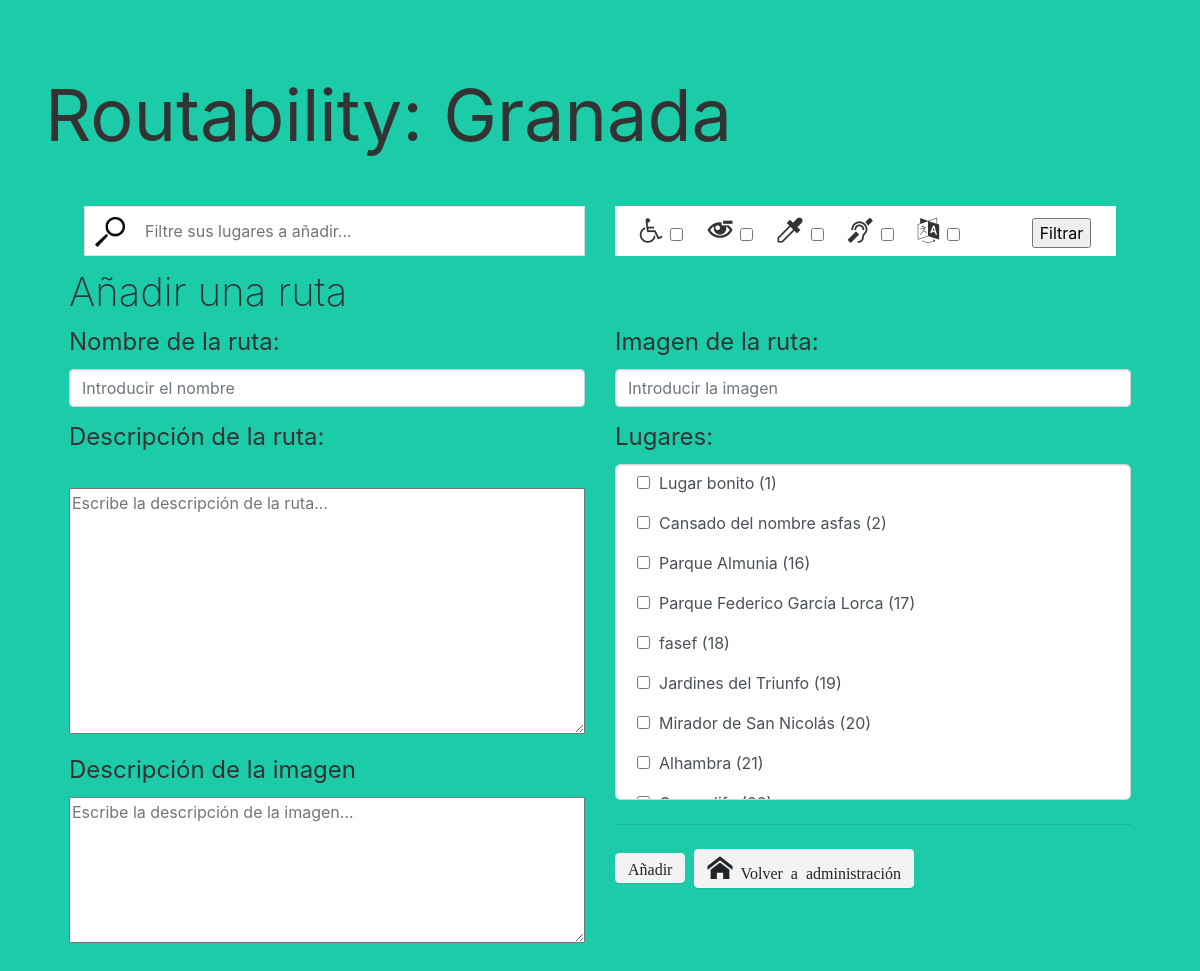
Page /RoutabilityAdmin/addRoutes.php on the earlier database version.
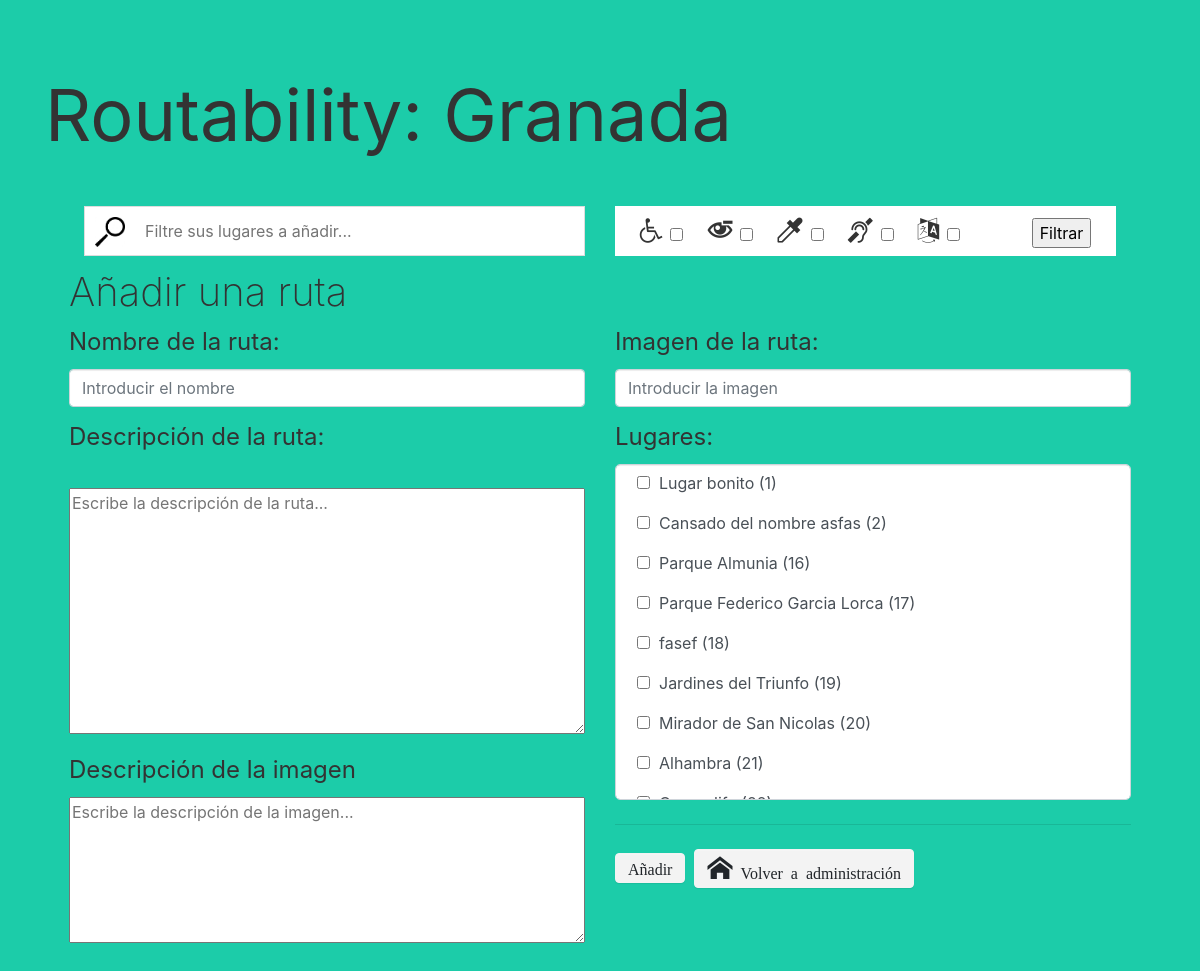
Same page on the later database version.
### tables this page shows
CREATE TABLE `place` (
  `IdPlace` int(8) NOT NULL,
  `Email` varchar(50) NOT NULL,
  `MadeBy` varchar(50) DEFAULT NULL,
  `Name` varchar(50) NOT NULL,
  `Description` text NOT NULL,
  `Localitation` varchar(100) NOT NULL,
  `Image` text NOT NULL,
  `ImageDescription` text,
  `RedMovility` tinyint(1) DEFAULT '0',
  `RedVision` tinyint(1) DEFAULT '0',
  `ColourBlind` tinyint(1) DEFAULT '0',
  `Deaf` tinyint(1) DEFAULT '0',
  `Foreigner` tinyint(1) DEFAULT '0'
);

### RoutabilityAdmin/addRoutes.php (the view, shortened to what this page needs)
<?php
$conexion = mysqli_connect("localhost", "root", "");
$search = '';
$consultaLugares = "SELECT * FROM place where";
 $primerFiltro = true;
  if (!$primerFiltro)
    $consultaLugares .= " and (IdPlace like '%".$search."%' or Name like '%".$search."%') ORDER BY IdPlace";
  else {
    $consultaLugares .= " (IdPlace like '%".$search."%' or Name like '%".$search."%') ORDER BY IdPlace";
  }
  $resultado_lugares = mysqli_query($conexion, $consultaLugares);
  $total = mysqli_num_rows($resultado_lugares);
?>
<!DOCTYPE html>
<html>
<head>
    <link rel="stylesheet" href="https://cdnjs.cloudflare.com/ajax/libs/font-awesome/4.7.0/css/font-awesome.min.css" type="text/css">
    <link rel="stylesheet" href="./theme.css" type="text/css">
    <link rel="stylesheet" href="./fonts.css" type="text/css">
</head>
<body class="bg-primario">
    <div class="py-5">
        <div class="container">
            <div class="row">
                <div class="col-md-12">
                    <h1 class="display-3"><b>Routability: Granada</b></h1>
                </div>
            </div>
            <div class="py-2" style="">
              <div class="container py-3 px-3">
                <div class="row">
                  <form action="" method="post" name="search_form" id="search_form" class="col-md-12">
                    <div class="container">
                      <div class="row">
                        <div class="col-md-6">
                          <div class="form">
                              <input type="text" placeholder="Filtre sus lugares a añadir..." name="search" id="search">
                          </div>
                        </div>
                        <div class="col-md-6">
                          <div class="form" style="background-color: white; padding:5px; height:50px; padding-top:12px;">
                              <span class="icon-wheelchair" style="padding-left: 4%;">&nbsp;<input type="checkbox" name="filtroRedMovility" title="Apto para movilidad reducida"></span>
                              <span class="icon-eye-minus" style="padding-left: 4%;">&nbsp;<input type="checkbox" name="filtroRedVision" title="Apto para visibilidad reducida"></span>
                              <span class="icon-eyedropper" style="padding-left: 4%;">&nbsp;<input type="checkbox" name="filtroColourBlind" title="Apto para daltónicos"></span>
                              <span class="icon-deaf" style="padding-left:4%;">&nbsp;<input type="checkbox" name="filtroDeaf" title="Apto para sordos"></span>
                              <span class="icon-language" style="padding-left: 4%;">&nbsp;<input type="checkbox" name="filtroForeigner" title="Apto en varios idiomas"></span>
                              <input type="submit" id="aplicar-cambios" name="aplicar-cambios" value="Filtrar" style="margin-right: 4%; float: right;">
                          </div>
                        </div>
                      </div>
                    </form>
                  </div>
                </div>
            <fieldset>
                <h1>Añadir una ruta</h1>
                <form action="addRoutes.php" method="post">
                    <div class="row">
                        <div class="col-md-6">
                            <div class="form-group">
                                <h4><b>Nombre de la ruta:</b></h4><input type="nombre" class="form-control" required value="" name="nombre" placeholder="Introducir el nombre" onBlur="if(this.value=='')this.value='nombre'" onFocus="if(this.value=='nombre')this.value='' ">
                            </div>
                        </div>
                        <div class="col-md-6">
                            <div class="form-group">
                                <h4><b>Imagen de la ruta:</b></h4><input type="imagen" class="form-control" required value="" name="imagen" placeholder="Introducir la imagen" onBlur="if(this.value=='')this.value='imagen'" onFocus="if(this.value=='imagen')this.value='' ">
                            </div>
                        </div>
                    </div>
                    <div class="row">
                        <div class="col-md-6">
                            <div class="form-group">
                                <h4><b>Descripción de la ruta:</b></h4><br /><textarea required value="" name="descripcion" placeholder="Escribe la descripción de la ruta..." maxlength="10000" rows="10" cols="56" style="width:100%; height: 50%;" onFocus="if(this.value=='descripcion')this.value='' "></textarea>
                            </div>
                            <div class="form-group">
                                <div class="row">
                                    <div class="col-md-12">
                                        <h4><b>Descripción de la imagen</b></h4>
                                        <textarea required value="" name="imagenDescripcion" placeholder="Escribe la descripción de la imagen..." maxlength="10000" rows="10" cols="56" style="width:100%; height: 50%;" onFocus="if(this.value=='imagenDescripcion')this.value='' "></textarea>
                                    </div>
                                </div>
                            </div>
                        </div>
                        <div class="col-md-6">
                            <div class="form-group">
                                <h4><b>Lugares:</b></h4>
                                <div class="scroll" style="border-radius:5px; background-color:white;">
                                    <?php
                                    if ($total) {
                                        while($array_resultado =  mysqli_fetch_assoc($resultado_lugares)) {
                                            echo"<p>&nbsp&nbsp<input name='lugares[]' type='checkbox' id='".$array_resultado['IdPlace']."' value=".$array_resultado['IdPlace']."<br/>&nbsp&nbsp<b>".$array_resultado['Name']." (".$array_resultado['IdPlace'].")</b></p>";
                                        }
                                    }
                                    ?>
                                </div>
                                <hr>
                                <div>
                                    <input class="btn btn btn-primary btn-light icon-home" type="submit" name="aniadir" value="Añadir">
                                    &nbsp<a class="btn btn btn-primary btn-light icon-home" href="Home.php">&nbsp;Volver a administración</a>
                                </div>
                            </div>
                        </div>
                    </div>
                </form>
            </fieldset>
        </div>
    </div>
</body>
</html>

Differences in the rows shown:
changed place id 17: Name "Parque Federico García Lorca" → "Parque Federico Garcia Lorca"
changed place id 20: Name "Mirador de San Nicolás" → "Mirador de San Nicolas"
